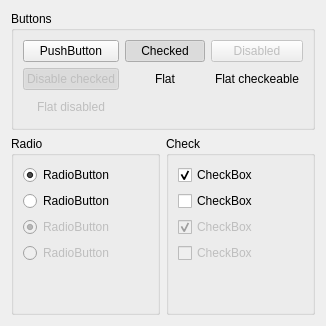
      <widget class="QWidget" name="tab_11">
       <attribute name="title">
        <string>Page</string>
       </attribute>
       <layout class="QGridLayout" name="gridLayout_11">
        <item row="0" column="0" colspan="2">
         <widget class="QGroupBox" name="groupBox">
          <property name="title">
           <string>Buttons</string>
          </property>
          <layout class="QGridLayout" name="gridLayout">
           <item row="0" column="0">
            <widget class="QPushButton" name="pushButton">
             <property name="text">
              <string>PushButton</string>
             </property>
            </widget>
           </item>
           <item row="0" column="1">
            <widget class="QPushButton" name="pushButton_3">
             <property name="text">
              <string>Checked</string>
             </property>
             <property name="checkable">
              <bool>true</bool>
             </property>
             <property name="checked">
              <bool>true</bool>
             </property>
            </widget>
           </item>
           <item row="0" column="2">
            <widget class="QPushButton" name="pushButton_6">
             <property name="enabled">
              <bool>false</bool>
             </property>
             <property name="text">
              <string>Disabled</string>
             </property>
             <property name="checkable">
              <bool>false</bool>
             </property>
             <property name="checked">
              <bool>false</bool>
             </property>
             <property name="flat">
              <bool>false</bool>
             </property>
            </widget>
           </item>
           <item row="1" column="0">
            <widget class="QPushButton" name="pushButton_7">
             <property name="enabled">
              <bool>false</bool>
             </property>
             <property name="text">
              <string>Disable checked</string>
             </property>
             <property name="checkable">
              <bool>true</bool>
             </property>
             <property name="checked">
              <bool>true</bool>
             </property>
             <property name="flat">
              <bool>false</bool>
             </property>
            </widget>
           </item>
           <item row="1" column="1">
            <widget class="QPushButton" name="pushButton_11">
             <property name="text">
              <string>Flat</string>
             </property>
             <property name="flat">
              <bool>true</bool>
             </property>
            </widget>
           </item>
           <item row="1" column="2">
            <widget class="QPushButton" name="pushButton_5">
             <property name="text">
              <string>Flat checkeable</string>
             </property>
             <property name="checkable">
              <bool>true</bool>
             </property>
             <property name="checked">
              <bool>false</bool>
             </property>
             <property name="flat">
              <bool>true</bool>
             </property>
            </widget>
           </item>
           <item row="2" column="0">
            <widget class="QPushButton" name="pushButton_4">
             <property name="enabled">
              <bool>false</bool>
             </property>
             <property name="text">
              <string>Flat disabled</string>
             </property>
             <property name="flat">
              <bool>true</bool>
             </property>
            </widget>
           </item>
          </layout>
         </widget>
        </item>
        <item row="1" column="0">
         <widget class="QGroupBox" name="groupBox_2">
          <property name="title">
           <string>Radio</string>
          </property>
          <layout class="QGridLayout" name="gridLayout_2">
           <item row="1" column="0">
            <widget class="QRadioButton" name="radioButton_2">
             <property name="text">
              <string>RadioButton</string>
             </property>
             <property name="autoExclusive">
              <bool>false</bool>
             </property>
            </widget>
           </item>
           <item row="3" column="0">
            <widget class="QRadioButton" name="radioButton_3">
             <property name="enabled">
              <bool>false</bool>
             </property>
             <property name="text">
              <string>RadioButton</string>
             </property>
            </widget>
           </item>
           <item row="0" column="0">
            <widget class="QRadioButton" name="radioButton">
             <property name="text">
              <string>RadioButton</string>
             </property>
             <property name="checked">
              <bool>true</bool>
             </property>
             <property name="autoExclusive">
              <bool>false</bool>
             </property>
            </widget>
           </item>
           <item row="4" column="0">
            <spacer name="verticalSpacer">
             <property name="orientation">
              <enum>Qt::Vertical</enum>
             </property>
             <property name="sizeHint" stdset="0">
              <size>
               <width>20</width>
               <height>40</height>
              </size>
             </property>
            </spacer>
           </item>
           <item row="2" column="0">
            <widget class="QRadioButton" name="radioButton_4">
             <property name="enabled">
              <bool>false</bool>
             </property>
             <property name="text">
              <string>RadioButton</string>
             </property>
             <property name="checked">
              <bool>true</bool>
             </property>
            </widget>
           </item>
          </layout>
         </widget>
        </item>
        <item row="1" column="1">
         <widget class="QGroupBox" name="groupBox_3">
          <property name="title">
           <string>Check</string>
          </property>
          <layout class="QGridLayout" name="gridLayout_3">
           <item row="1" column="0">
            <widget class="QCheckBox" name="checkBox_3">
             <property name="text">
              <string>CheckBox</string>
             </property>
             <property name="tristate">
              <bool>true</bool>
             </property>
            </widget>
           </item>
           <item row="3" column="0">
            <widget class="QCheckBox" name="checkBox_2">
             <property name="enabled">
              <bool>false</bool>
             </property>
             <property name="text">
              <string>CheckBox</string>
             </property>
            </widget>
           </item>
           <item row="2" column="0">
            <widget class="QCheckBox" name="checkBox_4">
             <property name="enabled">
              <bool>false</bool>
             </property>
             <property name="text">
              <string>CheckBox</string>
             </property>
             <property name="checked">
              <bool>true</bool>
             </property>
            </widget>
           </item>
           <item row="4" column="0">
            <spacer name="verticalSpacer_2">
             <property name="orientation">
              <enum>Qt::Vertical</enum>
             </property>
             <property name="sizeHint" stdset="0">
              <size>
               <width>20</width>
               <height>40</height>
              </size>
             </property>
            </spacer>
           </item>
           <item row="0" column="0">
            <widget class="QCheckBox" name="checkBox">
             <property name="text">
              <string>CheckBox</string>
             </property>
             <property name="checked">
              <bool>true</bool>
             </property>
             <property name="tristate">
              <bool>true</bool>
             </property>
            </widget>
           </item>
          </layout>
         </widget>
        </item>
       </layout>
      </widget>
